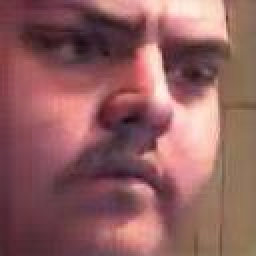
#> input picture trainingDataset/ANGER/000685.jpg, 128 x 128 px (shown 2 times larger); its folder holds 3 pictures in this run
$ jupyter execute --allow-errors 'Data Pre-processing.ipynb'   (shell and % lines are left out)
#> lines starting #> are read from the running program, lines starting #| are printed output that depends on the picture
[cell 1]
import matplotlib.image as mpimg
import matplotlib.pyplot as plt
import numpy as np
import math
import os
import math
from PIL import Image, ImageFilter
import cv2 as cv
import torch
import sklearn
from sklearn import preprocessing
from collections import Counter
from sklearn.model_selection import train_test_split
from mtcnn.mtcnn import MTCNN
from skimage.util import random_noise
from hashlib import sha1

[cell 2]
# [102 lines left out: functions findEuclideanDistance, alignment_procedure, align_faces, not called in this run]

[cell 3]
# [8 lines left out: function flip, not called in this run]

[cell 4]
# [14 lines left out: function increase_brightness, not called in this run]

[cell 5]
# [13 lines left out: function normalize_faces, not called in this run]

[cell 6]
#LOADING DATASET AND LABELS
root_dir = 'trainingDataset/'
class_folders = [directory for directory in os.listdir(root_dir) if os.path.isdir(root_dir+directory)]
print('Labels are ' + str(class_folders))

data_set1 = []
original_label_set1 = []

temp_data = []
for each in class_folders:
    temp_data =  [cv.cvtColor(cv.imread((root_dir+each+"/"+name)), cv.COLOR_BGR2RGB) for name in os.listdir((root_dir+each+"/")) if name.endswith(".jpg")]
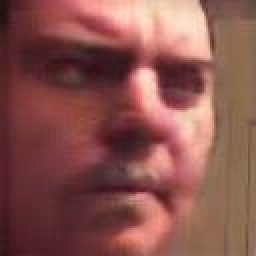
#> input picture trainingDataset/ANGER/000980.jpg, 128 x 128 px (shown 2 times larger)
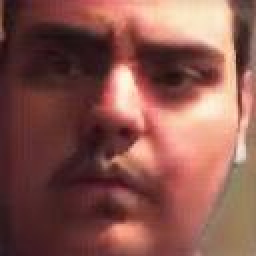
#> input picture trainingDataset/ANGER/001343.jpg, 128 x 128 px (shown 2 times larger)
#> temp_data = 3 items
    data_set1 += temp_data
#> data_set1 = 3 items
    original_label_set1 += [each]*len(temp_data)
#> original_label_set1 = ['ANGER', 'ANGER', 'ANGER']

print('There are '+str(len(data_set1))+' samples.')
#| There are 4 samples.
print('There are '+str(len(original_label_set1))+' labels.')
#| There are 4 labels.

[cell 7]
#DETECT AND REMOVE DUPLICATES
hash_table = {}
dup_id_list = []
for i, each_data in enumerate(data_set1):
    hash_num = sha1(each_data).hexdigest()
    if hash_num in hash_table:
        dup_id_list += [i]

    else:
        hash_table[hash_num] = i
#> this loop made 4 passes
#> hash_num on passes 1 to 4: 'bcc118b183d1d7eb152928584b67ed2183dde77b', 'c0ac38ab958cf9c734d65a2281af9b6e3659a555', '1d090f9b7bbe88882ff7fc8340e369af346a1f25', '982b3a84b69a15201bf096d2060fd2e026a036bb'
#> after the loop, dup_id_list = []; hash_table = {'bcc118b183d1d7eb152928584b67ed2183dde77b': 0, 'c0ac38ab958cf9c734d65a2281af9b6e3659a555': 1, '1d090f9b7bbe88882ff7fc8340e369af346a1f25': 2, '982b3a84b69a15201bf096d2060fd2e026a036bb': 3}

data_no_duplicates1 = data_set1.copy()
#> data_no_duplicates1 = 4 items
label_no_duplicates1 = original_label_set1.copy()
#> label_no_duplicates1 = ['ANGER', 'ANGER', 'ANGER', 'DISGUST']

dup_id_list.reverse()

for each in dup_id_list:
    del data_no_duplicates1[each]
    del label_no_duplicates1[each]
#> this loop made 0 passes

print('There are '+str(len(data_no_duplicates1))+' samples after duplicate removal.')
#| There are 4 samples after duplicate removal.
print('There are '+str(len(label_no_duplicates1))+' labels after duplicate removal.')
#| There are 4 labels after duplicate removal.

[cell 8]
#Label encoding
label_enc = preprocessing.LabelEncoder()
label_enc.fit(label_no_duplicates1)
label_uniq_classes = label_enc.classes_
label_encoded_label_set1 = label_enc.transform(label_no_duplicates1)
#> label_encoded_label_set1 = [0, 0, 0, 1]

[cell 9]
class_distribution1 = Counter(original_label_set1)
#> class_distribution1 = {'ANGER': 3, 'DISGUST': 1}
print("Training set class distribution = ", class_distribution1)
#| Training set class distribution =  Counter({'ANGER': 3, 'DISGUST': 1})
plt.bar(class_distribution1.keys(), class_distribution1.values(), align='center', color='deepskyblue')

plt.title("Training set class distribution")
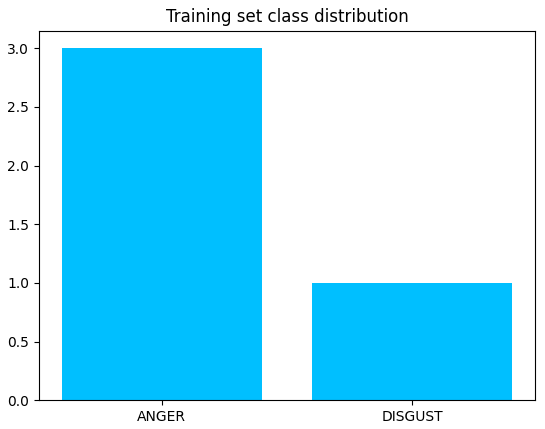
#> figure drawn by matplotlib, 1 panel
